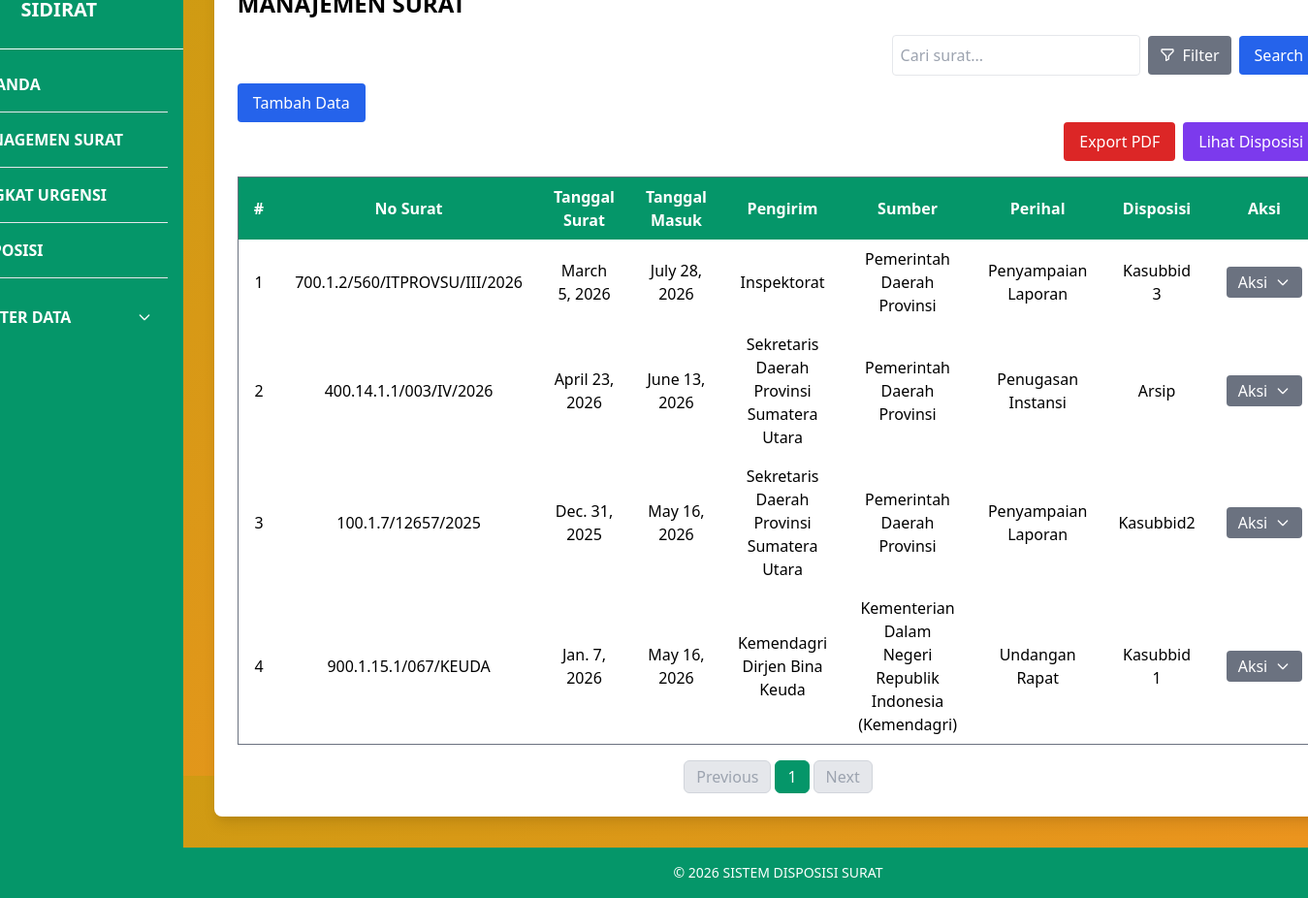
/surat_list (signed in), run on an earlier commit of the app's database.
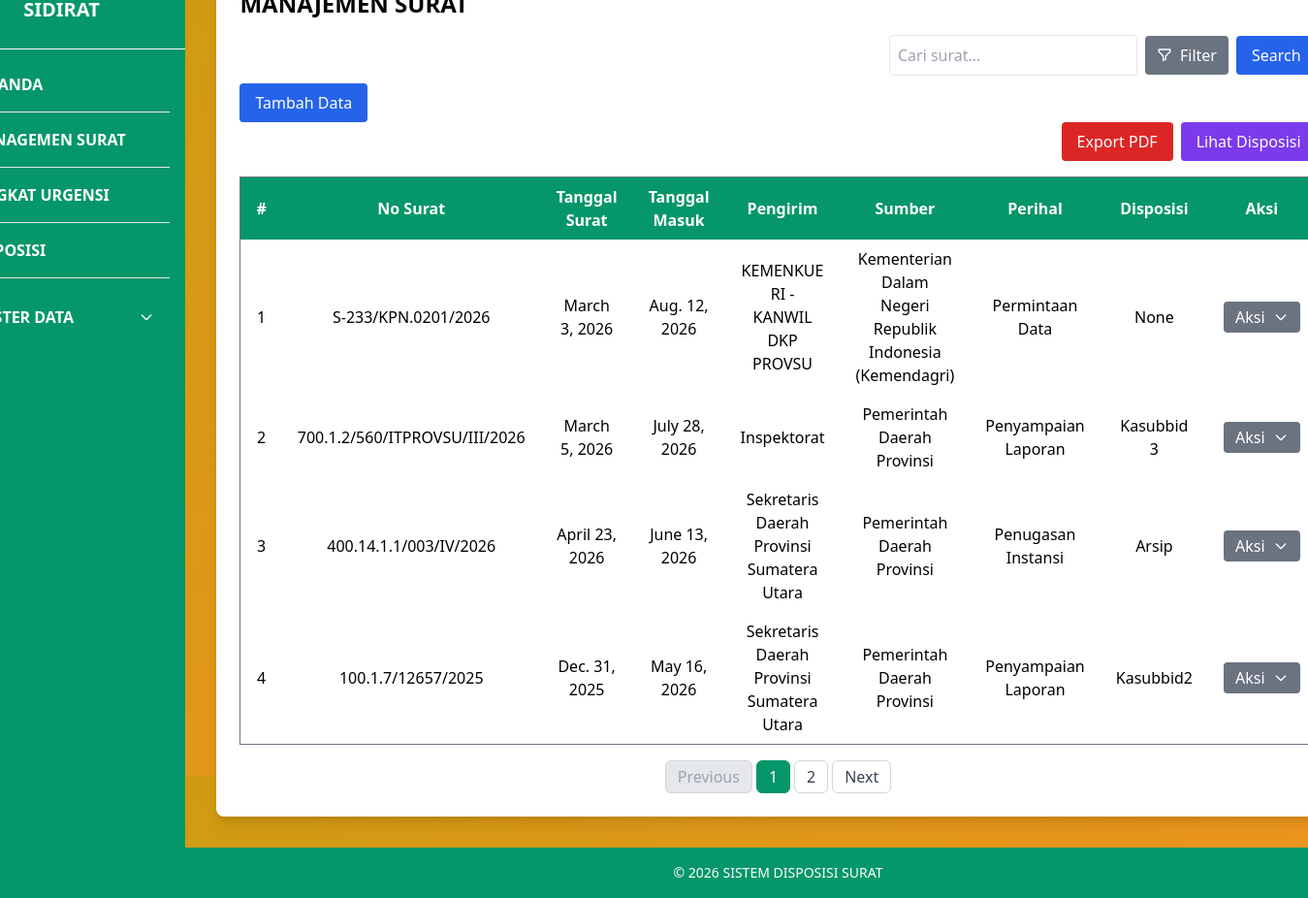
And on a later commit of the database.
### core/models.py (models this page shows, shortened)
class Surat(models.Model):
    no_surat = models.CharField(max_length=100, unique=True)
    perihal = models.ForeignKey('Perihal', on_delete=models.CASCADE)
    file = models.FileField(upload_to='surat/', null=True, blank=True)
    tanggal = models.DateField(auto_now_add=True)
    tanggal_surat = models.DateField(null=False, blank=False)
    pengirim = models.ForeignKey('Pengirim', on_delete=models.SET_NULL, null=True, blank=True)
    sumber_surat = models.ForeignKey('Sumbersurat', on_delete=models.SET_NULL, null=True, blank=True)
    keterangan = models.TextField(null=True, blank=True)
    status = models.ForeignKey('Status', on_delete=models.SET_NULL, null=True, blank=True)
    sifat = models.ForeignKey('Sifat', on_delete=models.SET_NULL, null=True, blank=True)

class Pengirim(models.Model):
    nama = models.CharField(max_length=100)
    def __str__(self):
        return self.nama

class Sumbersurat(models.Model):
    nama = models.CharField(max_length=100)
    def __str__(self):
        return self.nama

class Perihal(models.Model):
    hal = models.CharField(max_length=100)
    def __str__(self):
        return self.hal

class Disposisi(models.Model):
    TUJUAN_CHOICES = [
        ("Staf", "Staf"),
        ("Kasubbid 1", "Kasubbid 1"),
        ("Kasubbid 2", "Kasubbid 2"),
        ("Kasubbid 3", "Kasubbid 3 / Jafung"),
        ("Kabid", "Kabid"),
        ("Arsip", "Arsip"),
    ]
    surat = models.OneToOneField(Surat, on_delete=models.CASCADE, related_name="disposisi")
    catatan = models.TextField(default="", blank=True)
    tujuan = models.CharField(max_length=100, choices=TUJUAN_CHOICES, blank=True, null=True)
    tanggal = models.DateTimeField(auto_now_add=True)

### core/views.py (the view, shortened to what this page needs)
# urls.py: path('surat_list', views.surat_list, name='surat_list'),
@login_required
def surat_list(request):
    query = request.GET.get('q')
    status_filter = request.GET.get('status')
    perihal_filter = request.GET.get('perihal')
    sifat_filter = request.GET.get('sifat')
    pengirim_filter = request.GET.get('pengirim')
    sumber_surat_filter = request.GET.get('sumber_surat')
    disposisi_filter = request.GET.get('disposisi')
    surat_qs = Surat.objects.all().order_by('-id')
    if status_filter:
        surat_qs = surat_qs.filter(status__id=status_filter)
    if perihal_filter:
        surat_qs = surat_qs.filter(perihal__id=perihal_filter)
    if sifat_filter:
        surat_qs = surat_qs.filter(sifat__id=sifat_filter)
    if pengirim_filter:
        surat_qs = surat_qs.filter(pengirim__id=pengirim_filter)
    if sumber_surat_filter:
        surat_qs = surat_qs.filter(sumber_surat__id=sumber_surat_filter)
    if disposisi_filter:
        surat_qs = surat_qs.filter(disposisi__tujuan__icontains=disposisi_filter)
    paginator = Paginator(surat_qs, 4)
    page_number = request.GET.get('page')
    page_obj = paginator.get_page(page_number)
    status_list = Status.objects.all()
    perihal_list = Perihal.objects.all()
    sifat_list = Sifat.objects.all()
    pengirim_list = Pengirim.objects.all()
    sumbersurat_list = Sumbersurat.objects.all()
    disposisi_list = Disposisi.objects.values_list('tujuan', flat=True).distinct()
    return render(request, 'surat/surat_list.html', {
        'page_obj': page_obj,
        'status_list': status_list,
        'perihal_list': perihal_list,
        'sifat_list': sifat_list,
        'pengirim_list': pengirim_list,
        'sumbersurat_list': sumbersurat_list,
        'disposisi_list': disposisi_list,
        'query': query,
        'status_filter': status_filter,
        'perihal_filter': perihal_filter,
        'sifat_filter': sifat_filter,
        'pengirim_filter': pengirim_filter,
        'sumber_surat_filter': sumber_surat_filter,
        'disposisi_filter': disposisi_filter,
    })

### core/templatetags/group_filters.py (called while the page is built)
@register.filter
def in_groups(user, group_names):
    names = [name.strip() for name in group_names.split(",")]
    return user.groups.filter(name__in=names).exists()

### spk_surat/context_processors.py (called while the page is built)
def disposisi_notification(request):
    pending_disposisi_count = 0
    is_kabid = False
    if request.user.is_authenticated:
        is_kabid = request.user.groups.filter(name='Kabid').exists()
        surat_dengan_ranking = Hasil.objects.values_list('surat_id', flat=True)
        pending_disposisi_count = Surat.objects.filter(
            id__in=surat_dengan_ranking
        ).filter(
            Q(disposisi__isnull=True) |
            Q(disposisi__tujuan__isnull=True) |
            Q(disposisi__tujuan='')
        ).distinct().count()
    return {
        'pending_disposisi_count': pending_disposisi_count,
        'is_user_kabid': is_kabid,
    }

### templates/surat/surat_list.html (shortened to what this page needs)
{% extends 'base.html' %}
{% load group_filters %}
{% load static %}
{% block content %}
<div class="bg-white shadow-lg rounded-lg p-6">
  <div class="flex justify-between space-x-2 mb-4">
    <h2 class="text-2xl font-bold text-black-700">MANAJEMEN SURAT</h2>
  </div>
<div class="mb-2 flex space-x-4 justify-end" x-data="{ openFilter: false, selectedFilter: '' }">
  <form method="get" class="flex space-x-2 items-center">
    <input type="text" name="q" value="{{ query|default:'' }}"
           placeholder="Cari surat..."
           class="border rounded p-2 w-64">
    <div class="relative">
      <button type="button" @click="openFilter = !openFilter"
              class="bg-gray-500 text-white px-3 py-2 rounded inline-flex items-center">
        <svg class="w-4 h-4 mr-2" fill="none" stroke="currentColor" viewBox="0 0 24 24">
          <path stroke-linecap="round" stroke-linejoin="round" stroke-width="2"
                d="M3 4a1 1 0 011-1h16a1 1 0 011 1v2l-7 7v5l-4 2v-7L3 6V4z"/>
        </svg>
        Filter
      </button>
    </div>
    <button type="submit" class="bg-blue-600 text-white px-4 py-2 rounded hover:bg-blue-700">
      Search
    </button>
  </form>
</div>
    {% if user|in_groups:"Superadmin,Admin" %}
    <div class="flex justify-between space-x-2">
        <a href="{% url 'surat_tambah' %}" class="bg-blue-600 hover:bg-blue-700 text-white px-4 py-2 rounded">Tambah Data</a>
    </div>
    {% endif %}
    <div class="flex justify-end space-x-2 mb-4">
        <a href="{% url 'export_pdf' %}" class="bg-red-600 hover:bg-red-400 text-white px-4 py-2 rounded">Export PDF</a>
        <a href="{% url 'disposisi_index' %}" class="bg-purple-600 hover:bg-purple-400 text-white px-4 py-2 rounded">Lihat Disposisi</a>
      </div>
    <table class="w-full border border-gray-500 border-collapse">
        <thead>
        <tr class="bg-green-600 text-white">
            <th class="py-2 px-4 text-center">#</th>
            <th class="py-2 px-4 text-center">No Surat</th>
            <th class="py-2 px-4 text-center">Tanggal Surat</th>
            <th class="py-2 px-4 text-center">Tanggal Masuk</th>
            <th class="py-2 px-4 text-center">Pengirim</th>
            <th class="py-2 px-4 text-center">Sumber</th>
            <th class="py-2 px-4 text-center">Perihal</th>
            <th class="py-2 px-4 text-center">Disposisi</th>
            {% if user|in_groups:"Superadmin,Admin" %}
            <th class="py-2 px-4 text-center">Aksi</th>
            {% endif %}
        </tr>
        </thead>
        <tbody>
            {% for s in page_obj %}
            <tr>
                <td class="text-center py-2 px-4">{{ forloop.counter0|add:page_obj.start_index }}</td>
                <td class="text-center py-2 px-4">{{ s.no_surat }}</td>
                <td class="text-center py-2 px-4">{{ s.tanggal_surat }}</td>
                <td class="text-center py-2 px-4">{{ s.tanggal }}</td>
                <td class="text-center py-2 px-4">{{ s.pengirim }}</td>
                <td class="text-center py-2 px-4">{{ s.sumber_surat }}</td>
                <td class="text-center py-2 px-4">{{ s.perihal }}</td>
                <td class="text-center py-2 px-4">{{ s.disposisi.tujuan }}</td>
                {% if user|in_groups:"Superadmin,Admin" %}
                <td class="text-center py-4 px-4">
  <div x-data="{ open: false }" class="relative inline-block text-left">
    <button @click="open = !open"
            class="bg-gray-500 hover:bg-gray-600 text-white py-1 px-3 rounded inline-flex items-center">
      Aksi
      <svg class="w-4 h-4 ml-2" fill="none" stroke="currentColor" viewBox="0 0 24 24">
        <path stroke-linecap="round" stroke-linejoin="round" stroke-width="2"
              d="M19 9l-7 7-7-7"/>
      </svg>
    </button>
  </div>
</td>
{% endif %}
            </tr>
            {% endfor %}
        </tbody>
    </table>
<div class="flex justify-center mt-4">
  <nav class="inline-flex space-x-1">
    {% if page_obj.has_previous %}
      <a href="?page={{ page_obj.previous_page_number }}"
         class="px-3 py-1 rounded-md border border-gray-300 bg-white text-gray-700 hover:bg-gray-100">
        Previous
      </a>
    {% else %}
      <span class="px-3 py-1 rounded-md border border-gray-300 bg-gray-200 text-gray-400 cursor-not-allowed">
        Previous
      </span>
    {% endif %}
    {% for num in page_obj.paginator.page_range %}
      {% if page_obj.number == num %}
        <span class="px-3 py-1 rounded-md border border-green-600 bg-green-600 text-white">
          {{ num }}
        </span>
      {% else %}
        <a href="?page={{ num }}"
           class="px-3 py-1 rounded-md border border-gray-300 bg-white text-gray-700 hover:bg-gray-100">
          {{ num }}
        </a>
      {% endif %}
    {% endfor %}
    {% if page_obj.has_next %}
      <a href="?page={{ page_obj.next_page_number }}"
         class="px-3 py-1 rounded-md border border-gray-300 bg-white text-gray-700 hover:bg-gray-100">
        Next
      </a>
    {% else %}
      <span class="px-3 py-1 rounded-md border border-gray-300 bg-gray-200 text-gray-400 cursor-not-allowed">
        Next
      </span>
    {% endif %}
  </nav>
</div>
</div>
{% endblock %}

### templates/base.html (shortened to what this page needs)
{% load group_filters %}
{% load static %}
{% load disposisi_filters %}
<!DOCTYPE html>
<html lang="id">
<head>
  <link href="https://cdn.jsdelivr.net/npm/tailwindcss@2.2.19/dist/tailwind.min.css" rel="stylesheet">
  <link rel="stylesheet" href="{% static 'css/style.css' %}">
  <link href="https://cdn.jsdelivr.net/npm/select2@4.1.0-rc.0/dist/css/select2.min.css" rel="stylesheet">
</head>
<body class="bg-yellow-50 font-sans">
  <div class="flex min-h-screen">
    <aside class="w-64 bg-green-600 text-white flex flex-col justify-between">
      <div class="h-20 flex items-center justify-center text-center px-2 text-xl font-bold border-b border-white">SIDIRAT</div>
      <nav class="flex-1 p-4 space-y-2">
          <a href="{% url 'beranda' %}" class="block py-2 px-4 hover:bg-white rounded hover:text-yellow-700 font-semibold">BERANDA</a>
          <hr>
          <a href="{% url 'surat_list' %}" class="block py-2 px-4 hover:bg-white rounded hover:text-yellow-700 font-semibold">MANAGEMEN SURAT</a>
          <hr>
          <a href="{% url 'hasil' %}" class="block py-2 px-4 hover:bg-white rounded hover:text-yellow-700 font-semibold">
          TINGKAT URGENSI
          </a>
          <hr>
          <a href="{% url 'disposisi_index' %}" class="block py-2 px-4 hover:bg-white rounded hover:text-yellow-700 font-semibold">DISPOSISI</a>
          {% if user.is_superuser %}
          <hr>
          <div x-data="{ open: false }" class="px-2 py-2">
            <button @click="open = !open" class="w-full flex justify-between items-center py-3 px-2 rounded">
              <span class="font-semibold">MASTER DATA</span>
              <svg :class="{'rotate-180': open}" class="w-4 h-4 transform transition-transform" fill="none" stroke="currentColor" viewBox="0 0 24 24">
                <path stroke-linecap="round" stroke-linejoin="round" stroke-width="2" d="M19 9l-7 7-7-7"/>
              </svg>
            </button>
          </div>
          {% endif %}
        </nav>
    </aside>
    <div class="flex flex-col flex-1">
      <main class="flex-1 p-8">
      {% block content %}{% endblock %}
      </main>
    <footer class="bg-green-600 text-white py-4">
    <div class="container mx-auto flex flex-col md:flex-row justify-center items-center px-6">
      <p class="text-sm">&copy; 2026 SISTEM DISPOSISI SURAT</p>
    </div>
    </footer>
    </div>
  </div>
</body>
</html>

### media/static/style.css (style rules this page uses)
body { margin: 0; height: 100vh; display: flex; align-items: center; justify-content: center; background: linear-gradient(135deg, #cb9c11 0%, #fc9025 100%); font-family: Arial, sans-serif; }

What changed in the data, as far as the page shows it:
no longer on this page (row unchanged): Surat: no_surat "900.1.15.1/067/KEUDA", tanggal_surat "Jan. 7, 2026", tanggal "May 16, 2026", pengirim "Kemendagri Dirjen Bina Keuda", sumber_surat "Kementerian Dalam Negeri Republik Indonesia (Kemendagri)", perihal "Undangan Rapat", disposisi.tujuan "Kasubbid 1"
added Surat: no_surat "S-233/KPN.0201/2026", tanggal_surat "March 3, 2026", tanggal "Aug. 12, 2026", pengirim "KEMENKUE RI - KANWIL DKP PROVSU", sumber_surat "Kementerian Dalam Negeri Republik Indonesia (Kemendagri)", perihal "Permintaan Data", disposisi.tujuan "None"
Also different on the page:
new list line: "2"
